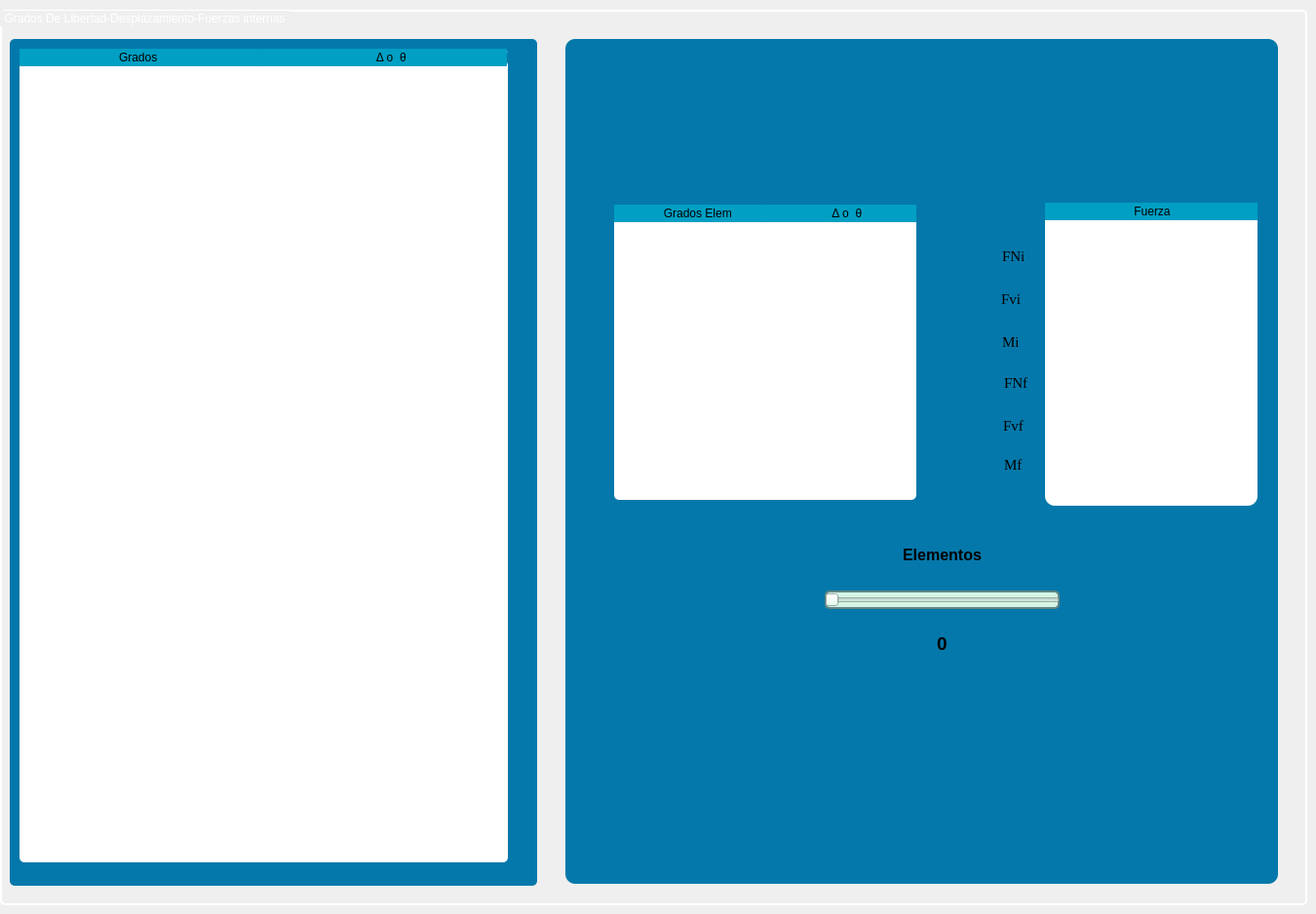
            <widget class="QWidget" name="pagina_3">
             <widget class="QGroupBox" name="groupBox_4">
              <property name="geometry">
               <rect>
                <x>0</x>
                <y>10</y>
                <width>1341</width>
                <height>919</height>
               </rect>
              </property>
              <property name="styleSheet">
               <string notr="true">QGroupBox{
/*Borde*/
border: 2px solid rgb(255, 255, 255);
border-radius: 5px;

	/*Letra*/
	font: 15pt &quot;Impact&quot;;
	color: rgb(255, 255, 255);
}</string>
              </property>
              <property name="title">
               <string>Grados De Libertad-Desplazamiento-Fuerzas internas</string>
              </property>
              <widget class="QFrame" name="frame_4">
               <property name="geometry">
                <rect>
                 <x>10</x>
                 <y>30</y>
                 <width>541</width>
                 <height>869</height>
                </rect>
               </property>
               <property name="styleSheet">
                <string notr="true">/*border: 2px solid rgb(97, 134, 133);*/
background-color: rgb(4, 120, 170);
border-radius: 5px;</string>
               </property>
               <property name="frameShape">
                <enum>QFrame::StyledPanel</enum>
               </property>
               <property name="frameShadow">
                <enum>QFrame::Raised</enum>
               </property>
               <widget class="QTableWidget" name="tbl_g_delta">
                <property name="geometry">
                 <rect>
                  <x>10</x>
                  <y>10</y>
                  <width>501</width>
                  <height>835</height>
                 </rect>
                </property>
                <property name="styleSheet">
                 <string notr="true">QTableWidget{
	
	background-color: rgb(255, 255, 255);
	border-radius : 5px;
color: rgb(0, 0, 0);
font: 75 10pt &quot;Calibri&quot;;
}

QTableWidget:hover{

border : 2px solid  rgb(0, 255, 255);

}

QHeaderView::section{
border-radius : 1px;
	background-color: rgb(0, 159, 195);

color: rgb(0, 0, 0);
font: 75 11pt &quot;Times New Roman&quot;;

}

QTableWidget:hover{

border : 2px solid  rgb(0, 255, 255);

}
</string>
                </property>
                <property name="horizontalScrollBarPolicy">
                 <enum>Qt::ScrollBarAlwaysOff</enum>
                </property>
                <attribute name="horizontalHeaderDefaultSectionSize">
                 <number>250</number>
                </attribute>
                <attribute name="verticalHeaderMinimumSectionSize">
                 <number>20</number>
                </attribute>
                <attribute name="verticalHeaderDefaultSectionSize">
                 <number>25</number>
                </attribute>
                <column>
                 <property name="text">
                  <string>        Grados          </string>
                 </property>
                </column>
                <column>
                 <property name="text">
                  <string>          Δ o  θ      </string>
                 </property>
                </column>
               </widget>
              </widget>
              <widget class="QFrame" name="frame_3">
               <property name="geometry">
                <rect>
                 <x>580</x>
                 <y>30</y>
                 <width>731</width>
                 <height>867</height>
                </rect>
               </property>
               <property name="styleSheet">
                <string notr="true">/*border: 2px solid rgb(97, 134, 133);*/
background-color: rgb(4, 120, 170);
border-radius: 10px;</string>
               </property>
               <property name="frameShape">
                <enum>QFrame::StyledPanel</enum>
               </property>
               <property name="frameShadow">
                <enum>QFrame::Raised</enum>
               </property>
               <widget class="QTableWidget" name="tbl_g_delta_elem">
                <property name="geometry">
                 <rect>
                  <x>50</x>
                  <y>170</y>
                  <width>310</width>
                  <height>303</height>
                 </rect>
                </property>
                <property name="styleSheet">
                 <string notr="true">QTableWidget{
	
	background-color: rgb(255, 255, 255);
	border-radius : 5px;
color: rgb(0, 0, 0);
font: 75 10pt &quot;Calibri&quot;;
}

QTableWidget:hover{

border : 2px solid  rgb(0, 255, 255);

}

QHeaderView::section{
border-radius : 1px;
	background-color: rgb(0, 159, 195);

color: rgb(0, 0, 0);
font: 75 11pt &quot;Times New Roman&quot;;

}

QTableWidget:hover{

border : 2px solid  rgb(0, 255, 255);

}
</string>
                </property>
                <property name="verticalScrollBarPolicy">
                 <enum>Qt::ScrollBarAlwaysOff</enum>
                </property>
                <property name="horizontalScrollBarPolicy">
                 <enum>Qt::ScrollBarAlwaysOff</enum>
                </property>
                <property name="autoScroll">
                 <bool>true</bool>
                </property>
                <attribute name="horizontalHeaderDefaultSectionSize">
                 <number>155</number>
                </attribute>
                <attribute name="verticalHeaderMinimumSectionSize">
                 <number>20</number>
                </attribute>
                <attribute name="verticalHeaderDefaultSectionSize">
                 <number>45</number>
                </attribute>
                <column>
                 <property name="text">
                  <string>             Grados Elem        </string>
                 </property>
                </column>
                <column>
                 <property name="text">
                  <string>          Δ o  θ      </string>
                 </property>
                </column>
               </widget>
               <widget class="QWidget" name="layoutWidget_3">
                <property name="geometry">
                 <rect>
                  <x>266</x>
                  <y>500</y>
                  <width>241</width>
                  <height>151</height>
                 </rect>
                </property>
                <layout class="QVBoxLayout" name="verticalLayout_2">
                 <item>
                  <widget class="QLabel" name="label_30">
                   <property name="text">
                    <string>&lt;html&gt;&lt;head/&gt;&lt;body&gt;&lt;p align=&quot;center&quot;&gt;&lt;span style=&quot; font-size:12pt; font-weight:600;&quot;&gt;Elementos&lt;/span&gt;&lt;/p&gt;&lt;/body&gt;&lt;/html&gt;</string>
                   </property>
                  </widget>
                 </item>
                 <item>
                  <widget class="QSlider" name="slider_Elem">
                   <property name="autoFillBackground">
                    <bool>false</bool>
                   </property>
                   <property name="styleSheet">
                    <string notr="true">background-color: rgb(213, 244, 230);
border: 2px solid rgb(97, 134, 133);
border-radius: 5px;</string>
                   </property>
                   <property name="orientation">
                    <enum>Qt::Horizontal</enum>
                   </property>
                   <property name="invertedControls">
                    <bool>false</bool>
                   </property>
                  </widget>
                 </item>
                 <item>
                  <widget class="QLabel" name="n_Elem">
                   <property name="text">
                    <string>&lt;html&gt;&lt;head/&gt;&lt;body&gt;&lt;p align=&quot;center&quot;&gt;&lt;span style=&quot; font-size:14pt; font-weight:600;&quot;&gt;0&lt;/span&gt;&lt;/p&gt;&lt;/body&gt;&lt;/html&gt;</string>
                   </property>
                   <property name="alignment">
                    <set>Qt::AlignCenter</set>
                   </property>
                  </widget>
                 </item>
                </layout>
               </widget>
               <widget class="QTableWidget" name="tbl_fuerzas_internas">
                <property name="geometry">
                 <rect>
                  <x>492</x>
                  <y>168</y>
                  <width>218</width>
                  <height>311</height>
                 </rect>
                </property>
                <property name="styleSheet">
                 <string notr="true">QTableWidget{
	
	background-color: rgb(255, 255, 255);
	border-radius : 10px;
color: rgb(0, 0, 0);
font: 75 10pt &quot;Calibri&quot;;
}

QTableWidget:hover{

border : 2px solid  rgb(0, 255, 255);

}

QHeaderView::section{
border-radius : 1px;
	background-color: rgb(0, 159, 195);

color: rgb(0, 0, 0);
font: 75 11pt &quot;Times New Roman&quot;;

}

QTableWidget:hover{

border : 2px solid  rgb(0, 255, 255);

}
</string>
                </property>
                <property name="verticalScrollBarPolicy">
                 <enum>Qt::ScrollBarAlwaysOff</enum>
                </property>
                <property name="horizontalScrollBarPolicy">
                 <enum>Qt::ScrollBarAlwaysOff</enum>
                </property>
                <property name="autoScroll">
                 <bool>false</bool>
                </property>
                <attribute name="horizontalHeaderMinimumSectionSize">
                 <number>37</number>
                </attribute>
                <attribute name="horizontalHeaderDefaultSectionSize">
                 <number>220</number>
                </attribute>
                <attribute name="verticalHeaderMinimumSectionSize">
                 <number>20</number>
                </attribute>
                <attribute name="verticalHeaderDefaultSectionSize">
                 <number>45</number>
                </attribute>
                <column>
                 <property name="text">
                  <string>Fuerza</string>
                 </property>
                </column>
               </widget>
               <widget class="QWidget" name="widget" native="true">
                <property name="geometry">
                 <rect>
                  <x>428</x>
                  <y>200</y>
                  <width>61</width>
                  <height>271</height>
                 </rect>
                </property>
                <widget class="QLabel" name="label_9">
                 <property name="geometry">
                  <rect>
                   <x>22</x>
                   <y>226</y>
                   <width>28</width>
                   <height>22</height>
                  </rect>
                 </property>
                 <property name="font">
                  <font>
                   <family>Times New Roman</family>
                  </font>
                 </property>
                 <property name="text">
                  <string>&lt;html&gt;&lt;head/&gt;&lt;body&gt;&lt;p&gt;&lt;span style=&quot; font-size:11pt;&quot;&gt;Mf&lt;/span&gt;&lt;/p&gt;&lt;/body&gt;&lt;/html&gt;</string>
                 </property>
                </widget>
                <widget class="QLabel" name="label_12">
                 <property name="geometry">
                  <rect>
                   <x>21</x>
                   <y>186</y>
                   <width>28</width>
                   <height>22</height>
                  </rect>
                 </property>
                 <property name="font">
                  <font>
                   <family>Times New Roman</family>
                  </font>
                 </property>
                 <property name="text">
                  <string>&lt;html&gt;&lt;head/&gt;&lt;body&gt;&lt;p&gt;&lt;span style=&quot; font-size:11pt;&quot;&gt;Fvf&lt;/span&gt;&lt;/p&gt;&lt;/body&gt;&lt;/html&gt;</string>
                 </property>
                </widget>
                <widget class="QLabel" name="label_10">
                 <property name="geometry">
                  <rect>
                   <x>22</x>
                   <y>142</y>
                   <width>28</width>
                   <height>22</height>
                  </rect>
                 </property>
                 <property name="font">
                  <font>
                   <family>Times New Roman</family>
                  </font>
                 </property>
                 <property name="text">
                  <string>&lt;html&gt;&lt;head/&gt;&lt;body&gt;&lt;p&gt;&lt;span style=&quot; font-size:11pt;&quot;&gt;FNf&lt;/span&gt;&lt;/p&gt;&lt;/body&gt;&lt;/html&gt;</string>
                 </property>
                </widget>
                <widget class="QLabel" name="label_5">
                 <property name="geometry">
                  <rect>
                   <x>20</x>
                   <y>12</y>
                   <width>28</width>
                   <height>22</height>
                  </rect>
                 </property>
                 <property name="font">
                  <font>
                   <family>Times New Roman</family>
                  </font>
                 </property>
                 <property name="text">
                  <string>&lt;html&gt;&lt;head/&gt;&lt;body&gt;&lt;p&gt;&lt;span style=&quot; font-size:11pt;&quot;&gt;FNi&lt;/span&gt;&lt;/p&gt;&lt;/body&gt;&lt;/html&gt;</string>
                 </property>
                </widget>
                <widget class="QLabel" name="label_7">
                 <property name="geometry">
                  <rect>
                   <x>20</x>
                   <y>100</y>
                   <width>28</width>
                   <height>22</height>
                  </rect>
                 </property>
                 <property name="font">
                  <font>
                   <family>Times New Roman</family>
                  </font>
                 </property>
                 <property name="text">
                  <string>&lt;html&gt;&lt;head/&gt;&lt;body&gt;&lt;p&gt;&lt;span style=&quot; font-size:11pt;&quot;&gt;Mi&lt;/span&gt;&lt;/p&gt;&lt;/body&gt;&lt;/html&gt;</string>
                 </property>
                </widget>
                <widget class="QLabel" name="label_6">
                 <property name="geometry">
                  <rect>
                   <x>19</x>
                   <y>56</y>
                   <width>28</width>
                   <height>22</height>
                  </rect>
                 </property>
                 <property name="font">
                  <font>
                   <family>Times New Roman</family>
                  </font>
                 </property>
                 <property name="text">
                  <string>&lt;html&gt;&lt;head/&gt;&lt;body&gt;&lt;p&gt;&lt;span style=&quot; font-size:11pt;&quot;&gt;Fvi&lt;/span&gt;&lt;/p&gt;&lt;/body&gt;&lt;/html&gt;</string>
                 </property>
                </widget>
               </widget>
              </widget>
             </widget>
            </widget>
